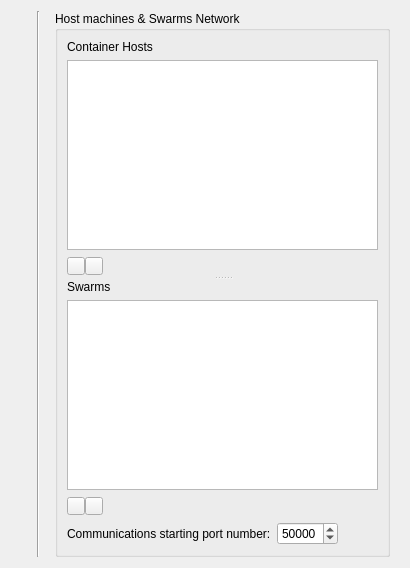
     <widget class="QWidget" name="qtbxMachines">
      <attribute name="icon">
       <iconset resource="configtool.qrc">
        <normaloff>:/img/img/machines.png</normaloff>:/img/img/machines.png</iconset>
      </attribute>
      <attribute name="label">
       <string>Machines</string>
      </attribute>
      <layout class="QHBoxLayout" name="horizontalLayout_41" stretch="100,1,10000">
       <item>
        <layout class="QVBoxLayout" name="verticalLayout_28">
         <item>
          <widget class="QLabel" name="label_15">
           <property name="sizePolicy">
            <sizepolicy hsizetype="Fixed" vsizetype="Fixed">
             <horstretch>0</horstretch>
             <verstretch>0</verstretch>
            </sizepolicy>
           </property>
           <property name="maximumSize">
            <size>
             <width>64</width>
             <height>64</height>
            </size>
           </property>
           <property name="text">
            <string/>
           </property>
           <property name="pixmap">
            <pixmap resource="configtool.qrc">:/img/img/machines.png</pixmap>
           </property>
           <property name="scaledContents">
            <bool>true</bool>
           </property>
          </widget>
         </item>
         <item>
          <spacer name="verticalSpacer_8">
           <property name="orientation">
            <enum>Qt::Vertical</enum>
           </property>
           <property name="sizeHint" stdset="0">
            <size>
             <width>20</width>
             <height>40</height>
            </size>
           </property>
          </spacer>
         </item>
        </layout>
       </item>
       <item>
        <widget class="Line" name="line_4">
         <property name="orientation">
          <enum>Qt::Vertical</enum>
         </property>
        </widget>
       </item>
       <item>
        <widget class="QFrame" name="frame_2">
         <property name="frameShape">
          <enum>QFrame::NoFrame</enum>
         </property>
         <property name="frameShadow">
          <enum>QFrame::Raised</enum>
         </property>
         <layout class="QVBoxLayout" name="verticalLayout_40">
          <property name="topMargin">
           <number>0</number>
          </property>
          <property name="bottomMargin">
           <number>0</number>
          </property>
          <item>
           <widget class="QGroupBox" name="gpboxHosts">
            <property name="title">
             <string>Host machines &amp;&amp; Swarms Network</string>
            </property>
            <layout class="QVBoxLayout" name="verticalLayout_8">
             <item>
              <widget class="QSplitter" name="splitter">
               <property name="orientation">
                <enum>Qt::Vertical</enum>
               </property>
               <widget class="QWidget" name="layoutWidget">
                <layout class="QVBoxLayout" name="verticalLayout_5">
                 <item>
                  <widget class="QLabel" name="label_2">
                   <property name="text">
                    <string>Container Hosts</string>
                   </property>
                  </widget>
                 </item>
                 <item>
                  <widget class="QTableView" name="tblviewHosts">
                   <property name="dragEnabled">
                    <bool>true</bool>
                   </property>
                   <property name="dragDropOverwriteMode">
                    <bool>false</bool>
                   </property>
                   <property name="dragDropMode">
                    <enum>QAbstractItemView::InternalMove</enum>
                   </property>
                   <property name="defaultDropAction">
                    <enum>Qt::TargetMoveAction</enum>
                   </property>
                   <property name="alternatingRowColors">
                    <bool>true</bool>
                   </property>
                   <property name="selectionMode">
                    <enum>QAbstractItemView::SingleSelection</enum>
                   </property>
                   <property name="selectionBehavior">
                    <enum>QAbstractItemView::SelectRows</enum>
                   </property>
                   <property name="gridStyle">
                    <enum>Qt::SolidLine</enum>
                   </property>
                  </widget>
                 </item>
                 <item>
                  <layout class="QHBoxLayout" name="horizontalLayout_18">
                   <property name="spacing">
                    <number>0</number>
                   </property>
                   <item>
                    <widget class="QPushButton" name="btnAddHost">
                     <property name="sizePolicy">
                      <sizepolicy hsizetype="Fixed" vsizetype="Fixed">
                       <horstretch>0</horstretch>
                       <verstretch>0</verstretch>
                      </sizepolicy>
                     </property>
                     <property name="minimumSize">
                      <size>
                       <width>18</width>
                       <height>18</height>
                      </size>
                     </property>
                     <property name="maximumSize">
                      <size>
                       <width>18</width>
                       <height>18</height>
                      </size>
                     </property>
                     <property name="toolTip">
                      <string>Add new host to list</string>
                     </property>
                     <property name="text">
                      <string/>
                     </property>
                     <property name="icon">
                      <iconset resource="configtool.qrc">
                       <normaloff>:/img/img/plus.png</normaloff>:/img/img/plus.png</iconset>
                     </property>
                    </widget>
                   </item>
                   <item>
                    <widget class="QPushButton" name="btnRemoveHost">
                     <property name="sizePolicy">
                      <sizepolicy hsizetype="Fixed" vsizetype="Fixed">
                       <horstretch>0</horstretch>
                       <verstretch>0</verstretch>
                      </sizepolicy>
                     </property>
                     <property name="minimumSize">
                      <size>
                       <width>18</width>
                       <height>18</height>
                      </size>
                     </property>
                     <property name="maximumSize">
                      <size>
                       <width>18</width>
                       <height>18</height>
                      </size>
                     </property>
                     <property name="toolTip">
                      <string>Remove host from list</string>
                     </property>
                     <property name="text">
                      <string/>
                     </property>
                     <property name="icon">
                      <iconset resource="configtool.qrc">
                       <normaloff>:/img/img/minus.png</normaloff>:/img/img/minus.png</iconset>
                     </property>
                    </widget>
                   </item>
                   <item>
                    <spacer name="horizontalSpacer_9">
                     <property name="orientation">
                      <enum>Qt::Horizontal</enum>
                     </property>
                     <property name="sizeHint" stdset="0">
                      <size>
                       <width>40</width>
                       <height>20</height>
                      </size>
                     </property>
                    </spacer>
                   </item>
                  </layout>
                 </item>
                </layout>
               </widget>
               <widget class="QWidget" name="layoutWidget_1">
                <layout class="QVBoxLayout" name="verticalLayout_6">
                 <item>
                  <widget class="QLabel" name="label_3">
                   <property name="text">
                    <string>Swarms</string>
                   </property>
                  </widget>
                 </item>
                 <item>
                  <widget class="QTableView" name="tblviewSwarms">
                   <property name="dragEnabled">
                    <bool>true</bool>
                   </property>
                   <property name="dragDropOverwriteMode">
                    <bool>false</bool>
                   </property>
                   <property name="dragDropMode">
                    <enum>QAbstractItemView::InternalMove</enum>
                   </property>
                   <property name="defaultDropAction">
                    <enum>Qt::TargetMoveAction</enum>
                   </property>
                   <property name="alternatingRowColors">
                    <bool>true</bool>
                   </property>
                   <property name="selectionMode">
                    <enum>QAbstractItemView::SingleSelection</enum>
                   </property>
                   <property name="selectionBehavior">
                    <enum>QAbstractItemView::SelectRows</enum>
                   </property>
                   <property name="gridStyle">
                    <enum>Qt::SolidLine</enum>
                   </property>
                  </widget>
                 </item>
                 <item>
                  <layout class="QHBoxLayout" name="horizontalLayout_19">
                   <property name="spacing">
                    <number>0</number>
                   </property>
                   <item>
                    <widget class="QPushButton" name="btnAddSwarm">
                     <property name="sizePolicy">
                      <sizepolicy hsizetype="Fixed" vsizetype="Fixed">
                       <horstretch>0</horstretch>
                       <verstretch>0</verstretch>
                      </sizepolicy>
                     </property>
                     <property name="minimumSize">
                      <size>
                       <width>18</width>
                       <height>18</height>
                      </size>
                     </property>
                     <property name="maximumSize">
                      <size>
                       <width>18</width>
                       <height>18</height>
                      </size>
                     </property>
                     <property name="toolTip">
                      <string>Add new host to list</string>
                     </property>
                     <property name="text">
                      <string/>
                     </property>
                     <property name="icon">
                      <iconset resource="configtool.qrc">
                       <normaloff>:/img/img/plus.png</normaloff>:/img/img/plus.png</iconset>
                     </property>
                    </widget>
                   </item>
                   <item>
                    <widget class="QPushButton" name="btnRemoveSwarm">
                     <property name="sizePolicy">
                      <sizepolicy hsizetype="Fixed" vsizetype="Fixed">
                       <horstretch>0</horstretch>
                       <verstretch>0</verstretch>
                      </sizepolicy>
                     </property>
                     <property name="minimumSize">
                      <size>
                       <width>18</width>
                       <height>18</height>
                      </size>
                     </property>
                     <property name="maximumSize">
                      <size>
                       <width>18</width>
                       <height>18</height>
                      </size>
                     </property>
                     <property name="toolTip">
                      <string>Remove host from list</string>
                     </property>
                     <property name="text">
                      <string/>
                     </property>
                     <property name="icon">
                      <iconset resource="configtool.qrc">
                       <normaloff>:/img/img/minus.png</normaloff>:/img/img/minus.png</iconset>
                     </property>
                    </widget>
                   </item>
                   <item>
                    <spacer name="horizontalSpacer_11">
                     <property name="orientation">
                      <enum>Qt::Horizontal</enum>
                     </property>
                     <property name="sizeHint" stdset="0">
                      <size>
                       <width>40</width>
                       <height>20</height>
                      </size>
                     </property>
                    </spacer>
                   </item>
                  </layout>
                 </item>
                </layout>
               </widget>
              </widget>
             </item>
             <item>
              <layout class="QHBoxLayout" name="horizontalLayout_4">
               <item>
                <widget class="QLabel" name="label_4">
                 <property name="text">
                  <string>Communications starting port number:</string>
                 </property>
                </widget>
               </item>
               <item>
                <widget class="QSpinBox" name="spboxStartingPort">
                 <property name="minimum">
                  <number>1000</number>
                 </property>
                 <property name="maximum">
                  <number>65000</number>
                 </property>
                 <property name="singleStep">
                  <number>10</number>
                 </property>
                 <property name="value">
                  <number>50000</number>
                 </property>
                </widget>
               </item>
               <item>
                <spacer name="horizontalSpacer_4">
                 <property name="orientation">
                  <enum>Qt::Horizontal</enum>
                 </property>
                 <property name="sizeHint" stdset="0">
                  <size>
                   <width>40</width>
                   <height>20</height>
                  </size>
                 </property>
                </spacer>
               </item>
              </layout>
             </item>
            </layout>
           </widget>
          </item>
         </layout>
        </widget>
       </item>
      </layout>
     </widget>
